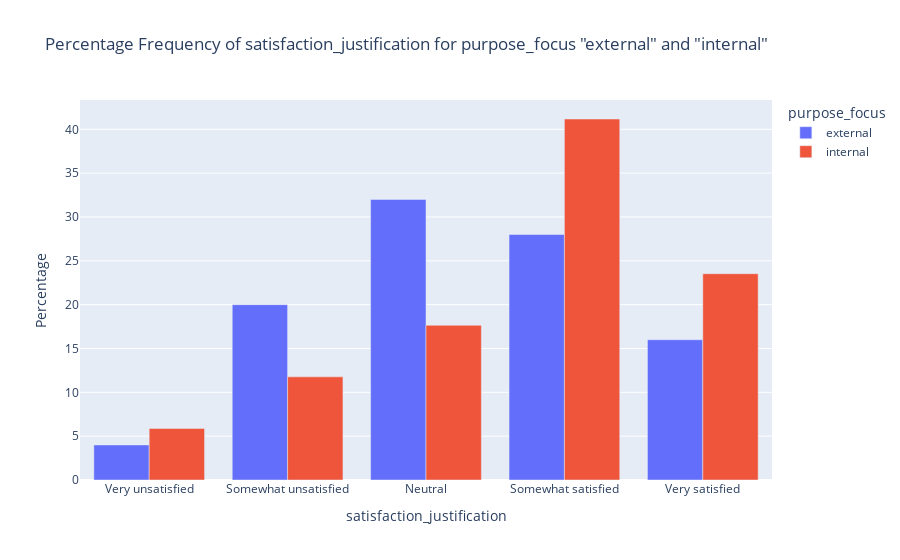

Notebook source saved alongside this figure:
### Code cell
select_from = 'purpose_focus'

category_order = ['Very unsatisfied', 'Somewhat unsatisfied', 'Neutral','Somewhat satisfied', 'Very satisfied']
sel1 = 'external'
sel2 = 'internal'
plot_val = 'satisfaction_justification'

barplot_grouped(df, plot_val, select_from, sel1, sel2, category_order=category_order)

### Figure 1 — Plotly figure (JSON) as saved in the notebook; plotly's stock layout.template omitted (floating-point values rounded to 4 significant figures)
{"data": [{"alignmentgroup": "True", "customdata": [[8], [7], [5], [4], [1]], "hovertemplate": "purpose_focus=external<br>satisfaction_justification=%{x}<br>Percentage=%{y}<br>Frequency=%{customdata[0]}<extra></extra>", "legendgroup": "external", "marker": {"color": "#636efa", "pattern": {"shape": ""}}, "name": "external", "offsetgroup": "external", "orientation": "v", "showlegend": true, "textposition": "auto", "type": "bar", "x": ["Neutral", "Somewhat satisfied", "Somewhat unsatisfied", "Very satisfied", "Very unsatisfied"], "xaxis": "x", "y": [32, 28.0, 20, 16, 4], "yaxis": "y"}, {"alignmentgroup": "True", "customdata": [[3], [7], [2], [4], [1]], "hovertemplate": "purpose_focus=internal<br>satisfaction_justification=%{x}<br>Percentage=%{y}<br>Frequency=%{customdata[0]}<extra></extra>", "legendgroup": "internal", "marker": {"color": "#EF553B", "pattern": {"shape": ""}}, "name": "internal", "offsetgroup": "internal", "orientation": "v", "showlegend": true, "textposition": "auto", "type": "bar", "x": ["Neutral", "Somewhat satisfied", "Somewhat unsatisfied", "Very satisfied", "Very unsatisfied"], "xaxis": "x", "y": [17.65, 41.18, 11.76, 23.53, 5.882], "yaxis": "y"}], "layout": {"barmode": "group", "legend": {"title": {"text": "purpose_focus"}, "tracegroupgap": 0}, "title": {"text": "Percentage Frequency of satisfaction_justification for purpose_focus \"external\" and \"internal\""}, "xaxis": {"anchor": "y", "categoryarray": ["Very unsatisfied", "Somewhat unsatisfied", "Neutral", "Somewhat satisfied", "Very satisfied"], "categoryorder": "array", "domain": [0, 1], "title": {"text": "satisfaction_justification"}}, "yaxis": {"anchor": "x", "domain": [0, 1], "title": {"text": "Percentage"}}}}
